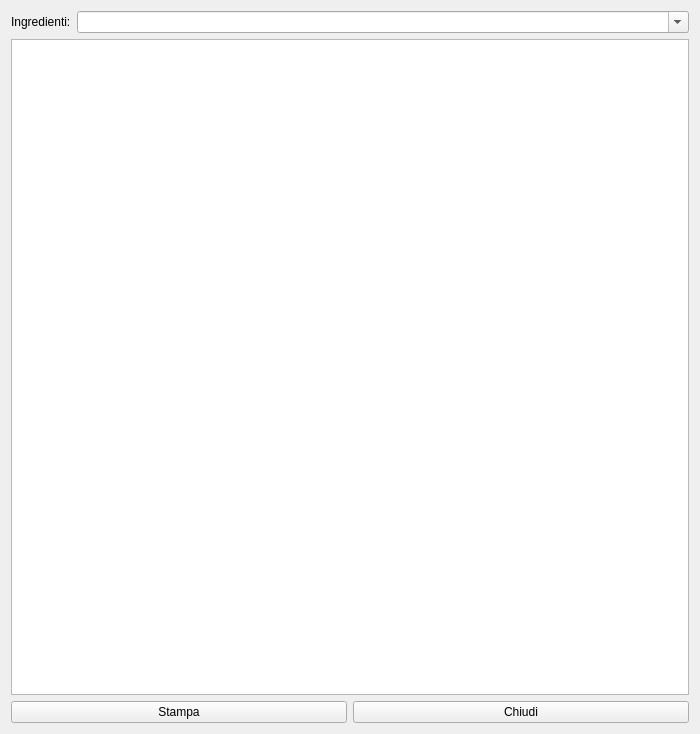
<?xml version="1.0" encoding="UTF-8"?>
<ui version="4.0">
 <class>HRecipesForIngredient</class>
 <widget class="QWidget" name="HRecipesForIngredient">
  <property name="geometry">
   <rect>
    <x>0</x>
    <y>0</y>
    <width>700</width>
    <height>734</height>
   </rect>
  </property>
  <property name="windowTitle">
   <string>Ricette per Ingrediente</string>
  </property>
  <property name="windowIcon">
   <iconset resource="icons.qrc">
    <normaloff>:/Resources/Note64.png</normaloff>:/Resources/Note64.png</iconset>
  </property>
  <layout class="QVBoxLayout" name="verticalLayout">
   <item>
    <layout class="QHBoxLayout" name="horizontalLayout">
     <item>
      <widget class="QLabel" name="label">
       <property name="maximumSize">
        <size>
         <width>60</width>
         <height>16777215</height>
        </size>
       </property>
       <property name="text">
        <string>Ingredienti:</string>
       </property>
      </widget>
     </item>
     <item>
      <widget class="QComboBox" name="cbIngredients">
       <property name="editable">
        <bool>true</bool>
       </property>
       <property name="insertPolicy">
        <enum>QComboBox::NoInsert</enum>
       </property>
      </widget>
     </item>
    </layout>
   </item>
   <item>
    <widget class="QTableView" name="tvResult">
     <property name="alternatingRowColors">
      <bool>true</bool>
     </property>
     <attribute name="verticalHeaderVisible">
      <bool>false</bool>
     </attribute>
    </widget>
   </item>
   <item>
    <layout class="QHBoxLayout" name="horizontalLayout_2">
     <item>
      <widget class="QPushButton" name="pbPrint">
       <property name="text">
        <string>Stampa</string>
       </property>
       <property name="icon">
        <iconset resource="icons.qrc">
         <normaloff>:/Resources/print-icon.png</normaloff>:/Resources/print-icon.png</iconset>
       </property>
       <property name="iconSize">
        <size>
         <width>32</width>
         <height>32</height>
        </size>
       </property>
      </widget>
     </item>
     <item>
      <widget class="QPushButton" name="pbClose">
       <property name="text">
        <string>Chiudi</string>
       </property>
       <property name="icon">
        <iconset resource="icons.qrc">
         <normaloff>:/Resources/Actions-window-close-icon.png</normaloff>:/Resources/Actions-window-close-icon.png</iconset>
       </property>
       <property name="iconSize">
        <size>
         <width>32</width>
         <height>32</height>
        </size>
       </property>
      </widget>
     </item>
    </layout>
   </item>
  </layout>
 </widget>
 <resources>
  <include location="icons.qrc"/>
 </resources>
 <connections/>
</ui>
